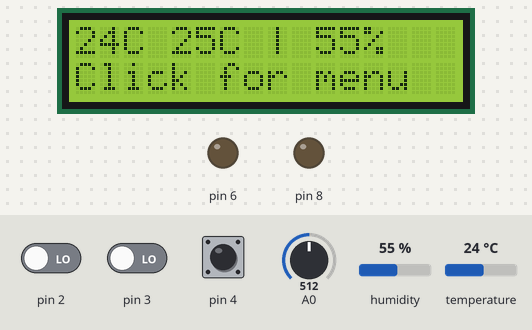
Recording of a program running on a simulated Arduino Uno, built with avr-gcc and run on an emulated ATmega328P. On the bench: 16×2 character LCD, output pins drawn as LEDs (lit = HIGH). The inputs (shaded band) are chosen by the test bench; at power-on: pin 4 LOW, pin 2 LOW, pin 3 LOW, A0 = 512, humidity 55 %, temperature 24 °C.

Above: at 1.2 s.
1.3 s: pin 4 driven HIGH
At 2.3 s:
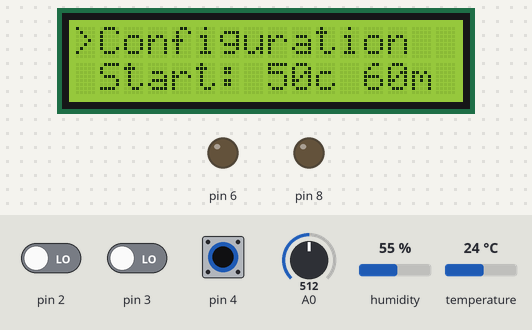
2.9 s: pin 4 pulsed LOW 5 times (0.12 s each, 0.3 s apart)
At 3.47 s:
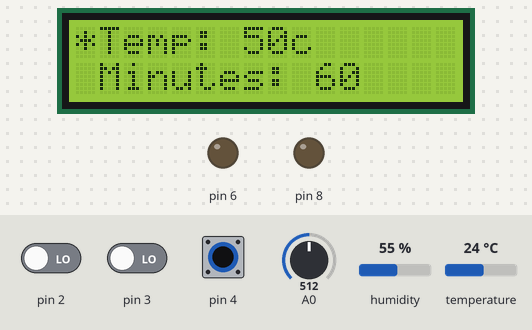
At 4.9 s:
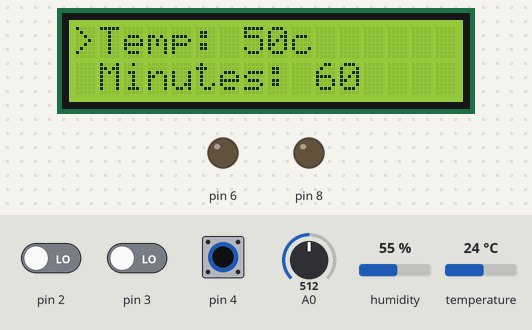
Timing chart, 0 to 6.4 s (numbered marks = the images above; inputs shaded):
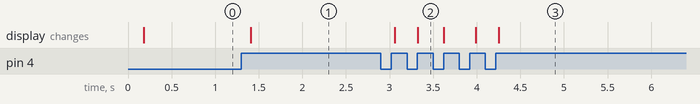

The program:

main.cpp
```cpp
#include <Arduino.h>
#include "./constants.h"

#include "./peripherals/Display.h"
#include "./peripherals/Encoder.h"
#include "./peripherals/NTC100k.h"
#include "./peripherals/DHT11.h"
#include "./peripherals/Fan.h"

Display display;
Encoder encoder(3, 2, 4);
NTC100k heater(A0);
Dht11 dht11(7);
Fan outFan(6);

#include "./helpers/List.h"
#include "./helpers/padStart.h"
#include "./stores/Config.h"

Config configStore;

#include "./workers/Dryer.h"

Dryer dryer(8);

#include "./menus/HomeMenu.h"
#include "./menus/NavigationMenu.h"
#include "./menus/ConfigMenu.h"

uint8_t section;

void goToSection (int newSection) {
  section = newSection;
}

void goToHome () {
  goToSection(1);
}

void goToMenu () {
  goToSection(2);
}

void goToConfig () {
  goToSection(3);
}

HomeMenu homeMenu(goToMenu);
NavigationMenu navigationMenu(goToHome, goToConfig);
ConfigMenu configMenu(goToMenu);

void setup() {
  if (DEBUG) {
    Serial.begin(9600);
  }
  goToSection(1);
  display.setup();
}

void loop() {
  dryer.loop();
  encoder.loop();
  heater.loop();

  if (section == 1) {
    homeMenu.loop();
  } else if (section == 2) {
    navigationMenu.loop();
  } else if (section == 3) {
    configMenu.loop();
  }
}
```

constants.h
```cpp
bool DEBUG;
const uint8_t READ_DELAY = 10;
const uint8_t RENDER_DELAY = 100;
unsigned long RENDER_TIMESTAMP;
unsigned long CURRENT_RENDER_TIMESTAMP;
```

List.h
```cpp
class List {
  const String* items;
  const uint8_t itemsLength;
  String cursor = ">";
  static const uint8_t PAGE_LENGTH = 2;
  String range[PAGE_LENGTH];

  public:
    List(
      const String* itemsParam,
      const uint8_t itemsLengthParam,
      const String cursorParam = ">"
    ) :
      items(itemsParam),
      itemsLength(itemsLengthParam),
      cursor(cursorParam)  {
    }

    uint8_t selectedIndex = 0;

    void setCursor(const String newCursor = ">") {
      cursor = newCursor;
    }

    String* getItems() {
      uint8_t page = selectedIndex / PAGE_LENGTH;
      uint8_t listIndex = itemsLength > PAGE_LENGTH && selectedIndex + 1 == itemsLength
        ? itemsLength - PAGE_LENGTH
        : page * PAGE_LENGTH;

      for (uint8_t i = 0; i < PAGE_LENGTH; i++) {
        listIndex += i;
        if (listIndex < itemsLength) {
          range[i] = selectedIndex == listIndex ? cursor + items[listIndex] : " " + items[listIndex];
        } else {
          range[i] = "";
        }
      }

       return range;
    }
};
```

padStart.h
```cpp
String padStart(String str, size_t length) {
  const size_t strLength = str.length();
  if (strLength >= length) {
    return str;
  }

  String paddedStr;
  for (size_t i = 0; i < length - strLength; ++i) {
    paddedStr += "0";
  }
  paddedStr += str;
  return paddedStr;
}
```

HomeMenu.h
```cpp
class HomeMenu {
  String lines[2];
  void (*goToMenu)();

  String formatTime (unsigned int minutes) {
    const uint8_t hh = minutes / 60;
    const uint8_t mm = minutes - hh * 60;

    return padStart(String(hh), 2) + ":" + padStart(String(mm), 2);
  }

  public:
    HomeMenu(
      void (*onGoToMenu)()
    ) :
      goToMenu(onGoToMenu) {
    }

    void loop() {
      if (encoder.swUp) {
        return goToMenu();
      }

      CURRENT_RENDER_TIMESTAMP = millis();

      if (CURRENT_RENDER_TIMESTAMP - RENDER_DELAY > RENDER_TIMESTAMP) {
        RENDER_TIMESTAMP = CURRENT_RENDER_TIMESTAMP;

        if (dryer.isWorking()) {
          lines[0] = String(int(dht11.getTemperature())) + "/" + String(configStore.getTemperature()) + "C "+String(int(heater.getTemperature())) + "C | " + String(dht11.getHumidity()) + "%";
          lines[1] = formatTime(int(dryer.elapsedMinutes())) + "/" + formatTime(configStore.getMinutes());
        } else {
          lines[0] = String(int(dht11.getTemperature())) + "C "+String(int(heater.getTemperature())) + "C | " + String(dht11.getHumidity()) + "%";
          lines[1] = "Click for menu";
        }

        display.print(lines);
      }
    }
};
```

NavigationMenu.h
```cpp
class NavigationMenu {
  static const uint8_t LIST_LENGTH = 3;
  const String DEFAULT_LIST[LIST_LENGTH] = { "Configuration", "Start", "Back" };
  String formattedList[LIST_LENGTH];
  void (*goBack)();
  void (*goToConfig)();
  List list;

  void close () {
    list.selectedIndex = 0;
    goBack();
  }

  public:
    NavigationMenu(
      void (*onGoBack)(),
      void (*onGoToConfig)()
    ) :
      goBack(onGoBack),
      goToConfig(onGoToConfig),
      list(formattedList, LIST_LENGTH) {
    }

    void loop() {
      if (encoder.swUp && list.selectedIndex == 0) {
        return goToConfig();
      }
      if (encoder.swUp && list.selectedIndex == 1) {
        if (!dryer.isWorking()) {
          dryer.start(configStore.getMinutes());
        } else {
          dryer.stop();
        }
        return close();
      }
      if (encoder.swUp && list.selectedIndex == LIST_LENGTH - 1) {
        return close();
      }
      if (encoder.left && list.selectedIndex > 0) {
        list.selectedIndex--;
      }
      if (encoder.right && list.selectedIndex < LIST_LENGTH - 1) {
        list.selectedIndex++;
      }

      // draw
      CURRENT_RENDER_TIMESTAMP = millis();

      if (CURRENT_RENDER_TIMESTAMP - RENDER_DELAY > RENDER_TIMESTAMP) {
        RENDER_TIMESTAMP = CURRENT_RENDER_TIMESTAMP;

        for(uint8_t i = 0; i < LIST_LENGTH; i++) {
          if (i == 1) {
            formattedList[i] = (dryer.isWorking() ? "Stop" : DEFAULT_LIST[i]) + ": " + configStore.getTemperature() + "c " + configStore.getMinutes()+"m";
          } else {
            formattedList[i] = DEFAULT_LIST[i];
          }
        }

        display.print(list.getItems());
      }
    }
};
```

DHT11.h
```cpp
#include <DHT.h>
#include <DHT_U.h>

class Dht11 {
  DHT sensor;

  public:
    Dht11(uint8_t pin): sensor(pin, DHT11) {
      sensor.begin();
    }

    float getTemperature() {
      return sensor.readTemperature();
    }

    uint8_t getHumidity() {
      return sensor.readHumidity();
    }
};
```

Display.h
```cpp
#include <Wire.h>
#include <LCD.h>
#include <LiquidCrystal_I2C.h>

class Display {
  LiquidCrystal_I2C lcd;
  const static uint8_t ROWS_COUNT = 2;
  const static uint8_t COLUMNS_COUNT = 16;

  public:
    Display() : lcd(0x27, 2, 1, 0, 4, 5, 6, 7) {}

    void setup() {
      lcd.setBacklightPin(3, POSITIVE);
      lcd.begin(COLUMNS_COUNT, ROWS_COUNT);
    }

    void on() {
      lcd.setBacklight(HIGH);
    }

    void off() {
      lcd.setBacklight(LOW);
    }

    void clear() {
      lcd.clear();
    }

    void print(const String lines[]) {
      for (uint8_t i = 0; i < ROWS_COUNT; i++) {
          lcd.setCursor(0, i);
          String line = lines[i];

          while (line.length() < COLUMNS_COUNT) {
            line = line + " ";
          }

          lcd.print(line);
      }
    }
};
```

Encoder.h
```cpp
class Encoder {
  const byte LEFT_PIN;
  const byte RIGHT_PIN;
  const byte BUTTON_PIN;
  bool prevDown;
  int8_t rotaryPosition;
  unsigned long timeStamp;

  bool isDown() {
    return !digitalRead(BUTTON_PIN);
  }
  bool isLeft() {
    return digitalRead(LEFT_PIN);
  }
  bool isRight() {
    return digitalRead(RIGHT_PIN);
  }

  public:
    Encoder(byte leftPin, byte rightPin, byte buttonPin): LEFT_PIN(leftPin), RIGHT_PIN(rightPin), BUTTON_PIN(buttonPin)  {
      pinMode(LEFT_PIN, INPUT);
      pinMode(RIGHT_PIN, INPUT);
      pinMode(BUTTON_PIN, INPUT);
    };

    bool left;
    bool right;
    bool swDown;
    bool swUp;

    void loop() {
      swDown = false;
      swUp = false;
      left = false;
      right = false;

      if (!rotaryPosition && isLeft() != isRight()) {
        rotaryPosition = isRight() - isLeft();
      }

      if (millis() > timeStamp + READ_DELAY) {
        if (rotaryPosition && isLeft() && isRight()) {
          left = rotaryPosition > 0;
          right = !left;
          rotaryPosition = 0;
        }

        swDown = isDown();
        swUp = prevDown && !swDown;

        prevDown = swDown;
        timeStamp = millis();
      }
    }
};
```

Fan.h
```cpp
class Fan {
  const uint8_t PIN;

  public:
    Fan(uint8_t pin): PIN(pin) {
      pinMode(PIN, OUTPUT);
    }

    void setSpeed(uint8_t value) {
      analogWrite(PIN, min(255 * value / 100, 255));
    }
};
```

NTC100k.h
```cpp
class NTC100k {
  static constexpr float R1 = 100000.0;
  static constexpr float C1 = 0.6314915446e-3;
  static constexpr float C2 = 2.268077566e-4;
  static constexpr float C3 = 0.7295929024e-7;
  static const uint8_t SAMPLES_COUNT = 10;
  static const int INVALID_SAMPLE = -255;
  const uint8_t PIN;
  float temperature = 0;
  float samples[SAMPLES_COUNT];
  unsigned long timeStamp = 0;

  const float getPinValue() {
    return analogRead(PIN);
  }

  const float getSensorTemperature() {
      float R2 = R1 * (1023.0 / getPinValue() - 1.0);
      float logR2 = log(R2);
      float kTemp = 1.0 / (C1 + C2 * logR2 + C3 * logR2 * logR2 * logR2);
      return kTemp - 273.15;
  }

  void pushSample(float value) {
    for(uint8_t i = 0; i < SAMPLES_COUNT - 1; i++) {
      samples[i] = samples[i + 1];
    }
    samples[SAMPLES_COUNT - 1] = value;
  }

  void updateTemperature() {
    float temperatures = 0;
    float count = 0;

    for(uint8_t i = 0; i < SAMPLES_COUNT; i++) {
      if (samples[i] != INVALID_SAMPLE) {
        temperatures += samples[i];
        count++;
      }
    }

    temperature = temperatures / count;
  }

  public:
    NTC100k(uint8_t pin) : PIN(pin) {
      for(uint8_t i = 0; i < SAMPLES_COUNT; i++) {
        samples[i] = INVALID_SAMPLE;
      }
    }

    void loop () {
      unsigned long currentTimeStamp = millis();

      if (currentTimeStamp - timeStamp > RENDER_DELAY) {
        timeStamp = currentTimeStamp;
        pushSample(getSensorTemperature());
        updateTemperature();
      }
    }

    const float getTemperature() {
      return temperature;
    }
};
```

Dryer.h
```cpp
class Dryer {
  static const uint8_t MAX_HEATER_TEMP = 80;
  const uint8_t MOSFET_PIN;
  unsigned long startTimeStamp;
  unsigned long timeStamp;
  unsigned long timeEnd;

  public:
    Dryer(
      const uint8_t relayPin
    ) :
      MOSFET_PIN(relayPin)
    {
      pinMode(MOSFET_PIN, OUTPUT);
    }

    bool isWorking() {
      return !!timeEnd;
    }

    void start(unsigned long minutes) {
      timeStamp = millis();
      startTimeStamp = timeStamp;
      timeEnd = timeStamp + minutes  * 60 * 1000;
    }

    unsigned long elapsedMinutes() {
      return (timeStamp - startTimeStamp) / 1000 / 60;
    }

    void stop() {
      startTimeStamp = 0;
      timeEnd = 0;
      digitalWrite(MOSFET_PIN, LOW);
      outFan.setSpeed(0);
    }

    void loop() {
      unsigned long currenTimeStamp = millis();

      if (currenTimeStamp - timeStamp > 1000) {
        timeStamp = currenTimeStamp;

        if (isWorking()) {
          const uint8_t maxHeaterTemp = min(configStore.getTemperature() * 1.4, MAX_HEATER_TEMP);

          bool ambientBelowTarget = dht11.getTemperature() < configStore.getTemperature();
          bool heaterBelowTarget = heater.getTemperature() < configStore.getTemperature();
          bool heaterExceeded = heater.getTemperature() > maxHeaterTemp;

          if ((ambientBelowTarget || heaterBelowTarget) && !heaterExceeded) {
            digitalWrite(MOSFET_PIN, HIGH);
          } else {
            digitalWrite(MOSFET_PIN, LOW);
          }

          outFan.setSpeed(max(dht11.getTemperature() / float(configStore.getTemperature()) * 100, 30));

          if (timeStamp > timeEnd) {
            stop();
          }
        }
      }
    }
};
```

ConfigMenu.h
```cpp
class ConfigMenu {
  static const uint8_t MINUTES_STEPS = 5;
  static const uint8_t DEFAULT_ITEMS_LENGTH = 5;
  const String DEFAULT_ITEMS[DEFAULT_ITEMS_LENGTH] = { "Temp: ", "Minutes: ", "Reset", "Save", "Cancel" };
  String formattedItems[DEFAULT_ITEMS_LENGTH];

  void (*goToMenu)();
  List list;

  uint8_t newTemperature = configStore.DEFAULT_TEMPERATURE;
  unsigned int newMinutes = configStore.DEFAULT_MINUTES;
  bool edit;

  void buildFormattedItems () {
    for (uint8_t i = 0; i < DEFAULT_ITEMS_LENGTH; i++) {
      if (i == 0) {
        formattedItems[i] = DEFAULT_ITEMS[i] + newTemperature + "c";
      } else if (i == 1) {
        formattedItems[i] = DEFAULT_ITEMS[i] + newMinutes;
      } else {
        formattedItems[i] = DEFAULT_ITEMS[i];
      }
    }
  }

  void close () {
    formattedItems[0] = "";
    list.selectedIndex = 0;
    goToMenu();
  }

  public:
    ConfigMenu(
      void (*onGoToMenu)()
    ) :
      goToMenu(onGoToMenu),
      list(formattedItems, DEFAULT_ITEMS_LENGTH) {
    }

    void loop() {
      if (edit) {
        if (list.selectedIndex == 0) {
          if (encoder.left && newTemperature > 0) {
            newTemperature--;
            buildFormattedItems();
          }
          if (encoder.right && newTemperature < 100) {
            newTemperature++;
            buildFormattedItems();
          }
        }
        if (list.selectedIndex == 1) {
          if (encoder.left && newMinutes - MINUTES_STEPS >= 0) {
            newMinutes -= MINUTES_STEPS;
            buildFormattedItems();
          }
          if (encoder.right && newMinutes + MINUTES_STEPS <= 60 * 8) {
            newMinutes += MINUTES_STEPS;
            buildFormattedItems();
          }
        }
      } else {
        if (encoder.left && list.selectedIndex > 0) {
          list.selectedIndex--;
        }
        if (encoder.right && list.selectedIndex < DEFAULT_ITEMS_LENGTH - 1) {
          list.selectedIndex++;
        }

        list.selectedIndex == 1 && dryer.isWorking()
          ? list.setCursor("x")
          : list.setCursor();

        if (encoder.swUp) {
          // reset
          if(list.selectedIndex == 2) {
            newTemperature = configStore.DEFAULT_TEMPERATURE;
            newMinutes = configStore.DEFAULT_MINUTES;
            buildFormattedItems();
          // apply
          } else if(list.selectedIndex == 3) {
            configStore.setTemperature(newTemperature);
            configStore.setMinutes(newMinutes);
            close();
          // cancel
          } else if(list.selectedIndex == 4) {
            newTemperature = configStore.getTemperature();
            newMinutes = configStore.getMinutes();
            close();
          }
        }
      }

      if (!formattedItems[0].length()) {
        buildFormattedItems();
      } else {
        if (encoder.swUp) {
          if (list.selectedIndex == 0 || list.selectedIndex == 1) {
            if(list.selectedIndex == 1 && dryer.isWorking()) {
              return;
            }
            edit = !edit;
            edit ? list.setCursor("*") : list.setCursor();
          }
        }
      }

      display.print(list.getItems());
    }
};
```

Config.h
```cpp
class Config {
  private:
    uint8_t temperature;
    unsigned int minutes;

  public:
    static const uint8_t DEFAULT_TEMPERATURE = 50;
    static const unsigned int DEFAULT_MINUTES = 60;

    Config() {
      reset();
    }
    uint8_t getTemperature() {
      return temperature;
    }
    void setTemperature(uint8_t value) {
      temperature = value;
    }

    unsigned int getMinutes() {
      return minutes;
    }
    void setMinutes(unsigned int value) {
      minutes = value;
    }

    void reset() {
      temperature = DEFAULT_TEMPERATURE;
      minutes = DEFAULT_MINUTES;
    }
};
```

Measured:
- after the input at 1.3 s, the display: changes after 0.11 s (image 1)
- after the input at 2.9 s, the display: first changes after 0.16 s (image 2 shows a later state)
